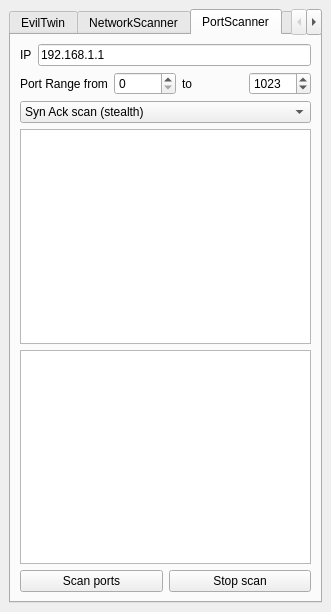
<?xml version="1.0" encoding="UTF-8"?>
<ui version="4.0">
 <class>MainWindow</class>
 <widget class="QMainWindow" name="MainWindow">
  <property name="geometry">
   <rect>
    <x>0</x>
    <y>0</y>
    <width>331</width>
    <height>612</height>
   </rect>
  </property>
  <property name="windowTitle">
   <string>MainWindow</string>
  </property>
  <property name="windowIcon">
   <iconset>
    <normaloff>logo_64.png</normaloff>logo_64.png</iconset>
  </property>
  <widget class="QWidget" name="centralwidget">
   <property name="styleSheet">
    <string notr="true"/>
   </property>
   <layout class="QVBoxLayout" name="verticalLayout">
    <item>
     <widget class="QTabWidget" name="tabWidget">
      <property name="currentIndex">
       <number>2</number>
      </property>
      <property name="elideMode">
       <enum>Qt::ElideNone</enum>
      </property>
      <widget class="QWidget" name="tab_1">
       <property name="sizePolicy">
        <sizepolicy hsizetype="Preferred" vsizetype="Fixed">
         <horstretch>0</horstretch>
         <verstretch>0</verstretch>
        </sizepolicy>
       </property>
       <attribute name="title">
        <string>EvilTwin</string>
       </attribute>
       <layout class="QVBoxLayout" name="verticalLayout_3">
        <item>
         <layout class="QHBoxLayout" name="t1_hbox_1">
          <item>
           <layout class="QVBoxLayout" name="t1_vbox_1">
            <item>
             <widget class="QLabel" name="t1_label_1">
              <property name="text">
               <string>Create twin from</string>
              </property>
             </widget>
            </item>
            <item>
             <widget class="QLabel" name="t1_label_2">
              <property name="text">
               <string>or set new SSID</string>
              </property>
             </widget>
            </item>
            <item>
             <widget class="QLabel" name="t1_label_3">
              <property name="text">
               <string>Monitor Interface</string>
              </property>
             </widget>
            </item>
            <item>
             <widget class="QLabel" name="t1_label_4">
              <property name="text">
               <string>Uplink interface</string>
              </property>
             </widget>
            </item>
           </layout>
          </item>
          <item>
           <layout class="QVBoxLayout" name="t1_vbox_2">
            <item>
             <layout class="QHBoxLayout" name="t1_hbox_2">
              <item>
               <widget class="QComboBox" name="t1_comboBox_1"/>
              </item>
              <item>
               <widget class="QPushButton" name="t1_pushButton_1">
                <property name="text">
                 <string>Scan APs</string>
                </property>
               </widget>
              </item>
             </layout>
            </item>
            <item>
             <widget class="QLineEdit" name="t1_lineEdit_1"/>
            </item>
            <item>
             <widget class="QLineEdit" name="t1_lineEdit_2"/>
            </item>
            <item>
             <widget class="QLineEdit" name="t1_lineEdit_3"/>
            </item>
           </layout>
          </item>
         </layout>
        </item>
        <item>
         <widget class="QCheckBox" name="t1_checkBox_1">
          <property name="text">
           <string>Send deauth</string>
          </property>
         </widget>
        </item>
        <item>
         <widget class="QTextBrowser" name="t1_textBrowser_1">
          <property name="sizeAdjustPolicy">
           <enum>QAbstractScrollArea::AdjustIgnored</enum>
          </property>
         </widget>
        </item>
        <item>
         <layout class="QHBoxLayout" name="t1_hbox_3">
          <item>
           <widget class="QPushButton" name="t1_pushButton_2">
            <property name="text">
             <string>Be evil</string>
            </property>
           </widget>
          </item>
          <item>
           <widget class="QPushButton" name="t1_pushButton_3">
            <property name="text">
             <string>Stop being evil</string>
            </property>
           </widget>
          </item>
         </layout>
        </item>
       </layout>
      </widget>
      <widget class="QWidget" name="tab_2">
       <property name="sizePolicy">
        <sizepolicy hsizetype="Preferred" vsizetype="Preferred">
         <horstretch>0</horstretch>
         <verstretch>0</verstretch>
        </sizepolicy>
       </property>
       <attribute name="title">
        <string>NetworkScanner</string>
       </attribute>
       <layout class="QVBoxLayout" name="verticalLayout_4">
        <item>
         <layout class="QHBoxLayout" name="t2_hbox_1">
          <item>
           <widget class="QLabel" name="t2_label_1">
            <property name="text">
             <string>Network</string>
            </property>
           </widget>
          </item>
          <item>
           <widget class="QLineEdit" name="t2_lineEdit_1">
            <property name="sizePolicy">
             <sizepolicy hsizetype="Expanding" vsizetype="Fixed">
              <horstretch>0</horstretch>
              <verstretch>0</verstretch>
             </sizepolicy>
            </property>
            <property name="minimumSize">
             <size>
              <width>0</width>
              <height>0</height>
             </size>
            </property>
            <property name="autoFillBackground">
             <bool>false</bool>
            </property>
            <property name="text">
             <string>192.168.1.0/24</string>
            </property>
           </widget>
          </item>
         </layout>
        </item>
        <item>
         <widget class="QTableView" name="t2_tableView_1">
          <property name="editTriggers">
           <set>QAbstractItemView::CurrentChanged|QAbstractItemView::DoubleClicked|QAbstractItemView::EditKeyPressed|QAbstractItemView::SelectedClicked</set>
          </property>
          <property name="selectionMode">
           <enum>QAbstractItemView::SingleSelection</enum>
          </property>
          <property name="selectionBehavior">
           <enum>QAbstractItemView::SelectRows</enum>
          </property>
          <property name="gridStyle">
           <enum>Qt::SolidLine</enum>
          </property>
          <property name="sortingEnabled">
           <bool>true</bool>
          </property>
          <attribute name="horizontalHeaderStretchLastSection">
           <bool>true</bool>
          </attribute>
          <attribute name="verticalHeaderVisible">
           <bool>false</bool>
          </attribute>
          <attribute name="verticalHeaderCascadingSectionResizes">
           <bool>false</bool>
          </attribute>
          <attribute name="verticalHeaderDefaultSectionSize">
           <number>30</number>
          </attribute>
         </widget>
        </item>
        <item>
         <layout class="QHBoxLayout" name="t2_hbox_2">
          <item>
           <widget class="QPushButton" name="t2_pushButton_1">
            <property name="text">
             <string>Scan network</string>
            </property>
           </widget>
          </item>
          <item>
           <widget class="QPushButton" name="t2_pushButton_2">
            <property name="enabled">
             <bool>false</bool>
            </property>
            <property name="text">
             <string>Stop Scan</string>
            </property>
           </widget>
          </item>
         </layout>
        </item>
       </layout>
      </widget>
      <widget class="QWidget" name="tab_3">
       <attribute name="title">
        <string>PortScanner</string>
       </attribute>
       <layout class="QVBoxLayout" name="verticalLayout_2">
        <item>
         <layout class="QHBoxLayout" name="t3_hbox_1">
          <item>
           <widget class="QLabel" name="t3_label_1">
            <property name="text">
             <string>IP</string>
            </property>
           </widget>
          </item>
          <item>
           <widget class="QLineEdit" name="t3_lineEdit_1">
            <property name="text">
             <string>192.168.1.1</string>
            </property>
           </widget>
          </item>
         </layout>
        </item>
        <item>
         <layout class="QHBoxLayout" name="t3_hbox_2">
          <item>
           <widget class="QLabel" name="t3_label_2">
            <property name="text">
             <string>Port Range from</string>
            </property>
           </widget>
          </item>
          <item>
           <widget class="QSpinBox" name="t3_spinBox_1">
            <property name="maximum">
             <number>65534</number>
            </property>
           </widget>
          </item>
          <item>
           <widget class="QLabel" name="t3_label_3">
            <property name="text">
             <string>to</string>
            </property>
           </widget>
          </item>
          <item>
           <widget class="QSpinBox" name="t3_spinBox_2">
            <property name="maximum">
             <number>65535</number>
            </property>
            <property name="value">
             <number>1023</number>
            </property>
           </widget>
          </item>
         </layout>
        </item>
        <item>
         <widget class="QComboBox" name="t3_comboBox_1">
          <item>
           <property name="text">
            <string>Syn Ack scan (stealth)</string>
           </property>
          </item>
          <item>
           <property name="text">
            <string>Comprehensive scan</string>
           </property>
          </item>
         </widget>
        </item>
        <item>
         <widget class="QTableView" name="t3_tableView_1">
          <attribute name="horizontalHeaderVisible">
           <bool>false</bool>
          </attribute>
          <attribute name="horizontalHeaderStretchLastSection">
           <bool>true</bool>
          </attribute>
          <attribute name="verticalHeaderVisible">
           <bool>false</bool>
          </attribute>
         </widget>
        </item>
        <item>
         <widget class="QTableView" name="t3_tableView_2">
          <attribute name="horizontalHeaderVisible">
           <bool>true</bool>
          </attribute>
          <attribute name="horizontalHeaderStretchLastSection">
           <bool>true</bool>
          </attribute>
          <attribute name="verticalHeaderVisible">
           <bool>false</bool>
          </attribute>
          <attribute name="verticalHeaderStretchLastSection">
           <bool>false</bool>
          </attribute>
         </widget>
        </item>
        <item>
         <layout class="QHBoxLayout" name="t3_hbox_3">
          <item>
           <widget class="QPushButton" name="t3_pushButton_1">
            <property name="text">
             <string>Scan ports</string>
            </property>
           </widget>
          </item>
          <item>
           <widget class="QPushButton" name="t3_pushButton_2">
            <property name="text">
             <string>Stop scan</string>
            </property>
           </widget>
          </item>
         </layout>
        </item>
       </layout>
      </widget>
      <widget class="QWidget" name="tab_4">
       <attribute name="title">
        <string>Sniffer</string>
       </attribute>
       <layout class="QVBoxLayout" name="verticalLayout_5">
        <item>
         <layout class="QHBoxLayout" name="t4_hbox_1">
          <item>
           <widget class="QLabel" name="t4_label_1">
            <property name="text">
             <string>Interface</string>
            </property>
           </widget>
          </item>
          <item>
           <widget class="QLineEdit" name="t4_lineEdit_1"/>
          </item>
         </layout>
        </item>
        <item>
         <widget class="QTableView" name="t4_tableView_1"/>
        </item>
        <item>
         <layout class="QHBoxLayout" name="t4_hbox_2">
          <item>
           <widget class="QPushButton" name="t4_pushButton_1">
            <property name="text">
             <string>Sniff</string>
            </property>
           </widget>
          </item>
          <item>
           <widget class="QPushButton" name="t4_pushButton_2">
            <property name="text">
             <string>Stop sniffing</string>
            </property>
           </widget>
          </item>
         </layout>
        </item>
       </layout>
      </widget>
     </widget>
    </item>
   </layout>
  </widget>
 </widget>
 <resources/>
 <connections/>
</ui>
